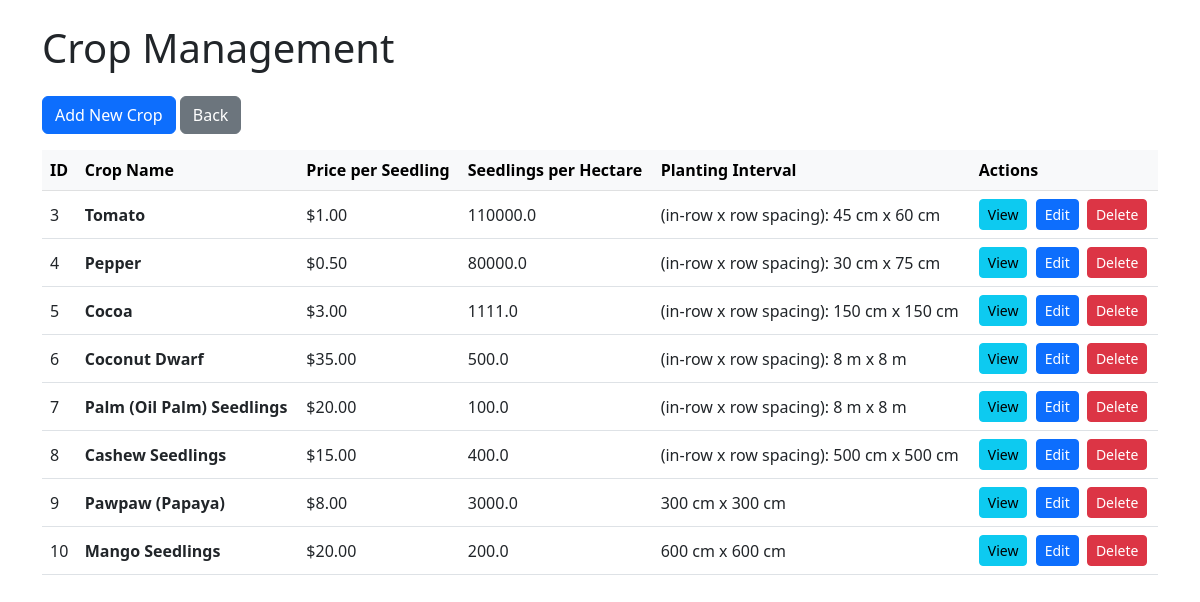
The app's page /admin/add_crops (signed in) with its own data.
### app.py (models this page shows)
class Product(db.Model):
    id = db.Column(db.Integer, primary_key=True)
    name = db.Column(db.String(100), nullable=False)
    price_per_seedling = db.Column(db.Float, nullable=False)
    seedlings_per_hectare = db.Column(db.Float, nullable=False)
    planting_interval = db.Column(db.String(100))
    weedicides = db.Column(db.String(100))
    weedicides_notes = db.Column(db.String(1000))
    pesticides = db.Column(db.String(100))
    pesticides_notes = db.Column(db.String(1000))
    fertilizers = db.Column(db.String(100))
    fertilizers_notes = db.Column(db.String(1000))

### app.py (the view)
@app.route('/admin/add_crops')
@login_required
def admin_add_crops():
    if not current_user.is_admin:
        flash('Access denied. Admin privileges required.', 'danger')
        return redirect(url_for('index'))
    crops = Product.query.all()
    return render_template('admin/add_crops.html', crops=crops)

### app.py (called while the page is built)
@login_manager.user_loader
def load_user(user_id):
    return User.query.get(int(user_id))

### templates/admin/add_crops.html (shortened to what this page needs)
<!doctype html>
<html lang="en">
<head>
  <link href="https://cdn.jsdelivr.net/npm/bootstrap@5.3.0/dist/css/bootstrap.min.css" rel="stylesheet">
</head>
<body>
<div class="container my-4">
  <h1 class="mb-4">Crop Management</h1>
  <button class="btn btn-primary mb-3" data-bs-toggle="modal" data-bs-target="#createCropModal">
    Add New Crop
  </button>
  <a href="{{ url_for('admin_dashboard') }}" class="btn btn-secondary mb-3">Back</a>
  <div class="table-responsive">
    <table class="table table-hover align-middle">
      <thead class="table-light">
        <tr>
          <th>ID</th>
          <th>Crop Name</th>
          <th>Price per Seedling</th>
          <th>Seedlings per Hectare</th>
          <th>Planting Interval</th>
          <th>Actions</th>
        </tr>
      </thead>
      <tbody>
        {% for crop in crops %}
        <tr>
          <td>{{ crop.id }}</td>
          <td><strong>{{ crop.name }}</strong></td>
          <td>${{ "%.2f"|format(crop.price_per_seedling) }}</td>
          <td>{{ crop.seedlings_per_hectare }}</td>
          <td>{{ crop.planting_interval or 'N/A' }}</td>
          <td>
            <button class="btn btn-sm btn-info me-1" data-bs-toggle="modal" data-bs-target="#viewCropModal{{ crop.id }}">View</button>
            <button class="btn btn-sm btn-primary me-1" data-bs-toggle="modal" data-bs-target="#updateCropModal{{ crop.id }}">Edit</button>
            <button class="btn btn-sm btn-danger" data-bs-toggle="modal" data-bs-target="#deleteCropModal{{ crop.id }}">Delete</button>
          </td>
        </tr>
        {% endfor %}
      </tbody>
    </table>
  </div>
</div>
</body>
</html>

### records on screen
Product: id "3", name "Tomato", price_per_seedling "1.00", seedlings_per_hectare "110000.0", planting_interval "(in-row x row spacing): 45 cm x 60 cm"
Product: id "4", name "Pepper", price_per_seedling "0.50", seedlings_per_hectare "80000.0", planting_interval "(in-row x row spacing): 30 cm x 75 cm"
Product: id "5", name "Cocoa", price_per_seedling "3.00", seedlings_per_hectare "1111.0", planting_interval "(in-row x row spacing): 150 cm x 150 cm"
Product: id "6", name "Coconut Dwarf", price_per_seedling "35.00", seedlings_per_hectare "500.0", planting_interval "(in-row x row spacing): 8 m x 8 m"
Product: id "7", name "Palm (Oil Palm) Seedlings", price_per_seedling "20.00", seedlings_per_hectare "100.0", planting_interval "(in-row x row spacing): 8 m x 8 m"
Product: id "8", name "Cashew Seedlings", price_per_seedling "15.00", seedlings_per_hectare "400.0", planting_interval "(in-row x row spacing): 500 cm x 500 cm"
Product: id "9", name "Pawpaw (Papaya)", price_per_seedling "8.00", seedlings_per_hectare "3000.0", planting_interval "300 cm x 300 cm"
Product: id "10", name "Mango Seedlings", price_per_seedling "20.00", seedlings_per_hectare "200.0", planting_interval "600 cm x 600 cm"
